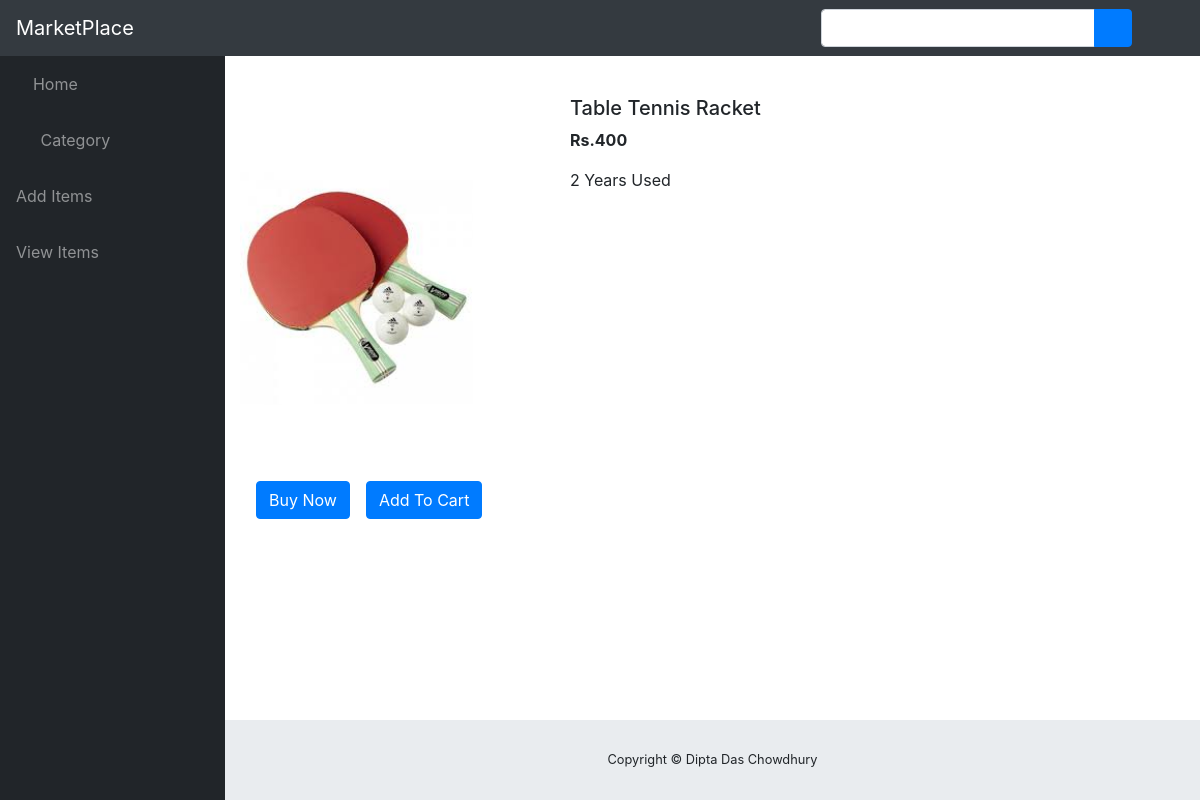
Screenshot of /first_app/products/16 (signed in) with the database file from the repository.
### first_app/models.py (models this page shows, shortened)
class Product_Details(models.Model):
    user=models.ForeignKey(settings.AUTH_USER_MODEL,
    null=True, blank=True,on_delete=models.SET_NULL)
    Product_Name=models.CharField(max_length=120)
    Category=models.CharField(max_length=120,choices=Category_Choice, default='other')
    Brand=models.CharField(max_length=120)
    Title=models.CharField(max_length=120)
    Description=models.TextField(blank=True, null=True)
    Price=models.PositiveIntegerField()
    Negotiation=models.CharField(max_length=120)
    Picture=models.ImageField(null=True,blank=True)

### first_app/views.py (the view)
# urls.py: path("products/<int:myid>", views.productView, name="ProductView"),
@login_required()
def productView(request, myid):
    products = Product_Details.objects.filter(id=myid)
    params = {'product' : products[0]}
    print(products[0].Price)
    return render(request, 'first_app/prodView.html', params)

### templates/first_app/prodView.html
{% extends 'first_app/basic.html' %}
{% load bootstrap3 %}
{% load staticfiles %}
{% block content %}
<div class="container my-4">
    <div class="row">
    <div class="col-md-4">
    <div class="row">
        <img src="/media/{{ product.Picture }}" width="233px" height="385px">
    </div>
        <div class="row">
            <button class="btn btn-primary mx-3">Buy Now</button>
            <button class="btn btn-primary">Add To Cart</button>
        </div>
    </div>
    <div class="col-md-8">
        <h5>{{product.Product_Name}}</h5>
        <p><b>Rs.{{product.Price}} </b></p>
        <p>{{product.Description}}</p>
    </div>
    </div>
</div>
{% endblock %}

### rows the page displays
Product_Details: Picture (picture), Product_Name "Table Tennis Racket", Price "400", Description "2 Years Used"
